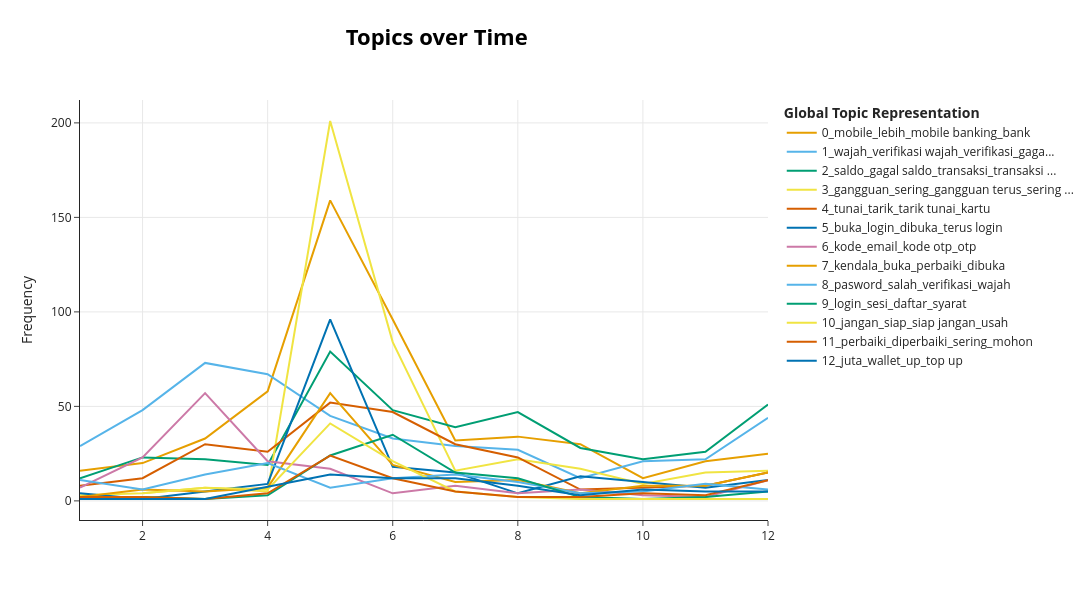

Notebook code cell kept with this figure:
### Code cell
# === Section 8.4: BERTopic native topics_over_time visualization ===

# Plot semua 13 topics (exclude outlier secara default di BERTopic API)
fig_native = topic_model_phase_c.visualize_topics_over_time(
    topics_over_time,
    top_n_topics=13,        # Show all 13 topics
    width=1200,
    height=600,
)
fig_native.show()

### Figure 1 — Plotly figure (JSON) as saved in the notebook; plotly's stock layout.template omitted (floating-point values rounded to 4 significant figures)
{"data": [{"hoverinfo": "text", "hovertext": ["<b>Topic 0</b><br>Words: mobile, lebih, fitur, mobile banking, kan", "<b>Topic 0</b><br>Words: mobile, lebih, mobile banking, mutasi, fitur", "<b>Topic 0</b><br>Words: mobile, mobile banking, lebih, lengkap, bank", "<b>Topic 0</b><br>Words: mobile, lebih, mobile banking, transaksi, pakai", "<b>Topic 0</b><br>Words: mobile, lebih, mobile banking, bank, pakai", "<b>Topic 0</b><br>Words: mobile, lebih, mobile banking, transaksi, pakai", "<b>Topic 0</b><br>Words: lebih, mobile, bank, pakai, transaksi", "<b>Topic 0</b><br>Words: mobile, mobile banking, lebih, lengkap, bank", "<b>Topic 0</b><br>Words: mobile, lebih, mobile banking, transaksi, bagus", "<b>Topic 0</b><br>Words: mobile, pakai, dokumen, rekening, menu", "<b>Topic 0</b><br>Words: mobile, lebih, kerja, mobile banking, bank", "<b>Topic 0</b><br>Words: mobile, lebih, bank, mobile banking, rekening"], "marker": {"color": "#E69F00"}, "mode": "lines", "name": "0_mobile_lebih_mobile banking_bank", "type": "scatter", "x": [1, 2, 3, 4, 5, 6, 7, 8, 9, 10, 11, 12], "y": [16, 20, 33, 58, 159, 96, 32, 34, 30, 12, 21, 25]}, {"hoverinfo": "text", "hovertext": ["<b>Topic 1</b><br>Words: wajah, verifikasi wajah, verifikasi, wajah gagal, gagal terus", "<b>Topic 1</b><br>Words: wajah, verifikasi wajah, verifikasi, gagal terus, mengikuti", "<b>Topic 1</b><br>Words: wajah, verifikasi wajah, verifikasi, gagal terus, wajah gagal", "<b>Topic 1</b><br>Words: wajah, verifikasi wajah, verifikasi, gagal terus, wajah gagal", "<b>Topic 1</b><br>Words: wajah, verifikasi wajah, verifikasi, gagal terus, verivikasi", "<b>Topic 1</b><br>Words: wajah, verifikasi wajah, verifikasi, gagal terus, wajah gagal", "<b>Topic 1</b><br>Words: wajah, verifikasi wajah, verifikasi, wajah susah, gagal terus", "<b>Topic 1</b><br>Words: wajah, verifikasi, verifikasi wajah, gagal terus, wajah gagal", "<b>Topic 1</b><br>Words: wajah, verifikasi wajah, verifikasi, gagal terus, wajah gagal", "<b>Topic 1</b><br>Words: wajah, verifikasi wajah, verifikasi, kedip, selalu gagal", "<b>Topic 1</b><br>Words: wajah, verifikasi, verifikasi wajah, gagal terus, wajah gagal", "<b>Topic 1</b><br>Words: wajah, verifikasi wajah, verifikasi, gagal terus, wajah susah"], "marker": {"color": "#56B4E9"}, "mode": "lines", "name": "1_wajah_verifikasi wajah_verifikasi_gaga...", "type": "scatter", "x": [1, 2, 3, 4, 5, 6, 7, 8, 9, 10, 11, 12], "y": [29, 48, 73, 67, 45, 33, 29, 27, 12, 21, 22, 44]}, {"hoverinfo": "text", "hovertext": ["<b>Topic 2</b><br>Words: saldo, tanya, gagal saldo, pengembalian, isi", "<b>Topic 2</b><br>Words: saldo, transaksi, gagal saldo, pulsa, transaksi gagal", "<b>Topic 2</b><br>Words: saldo, gagal saldo, transaksi, transaksi gagal, berkurang", "<b>Topic 2</b><br>Words: saldo, gagal saldo, berkurang, uang, transfer", "<b>Topic 2</b><br>Words: saldo, gagal saldo, transaksi, transaksi gagal, token", "<b>Topic 2</b><br>Words: saldo, transaksi, terpotong, gagal saldo, saldo terpotong", "<b>Topic 2</b><br>Words: saldo, gagal saldo, transaksi, berkurang, transaksi gagal", "<b>Topic 2</b><br>Words: saldo, transaksi, gagal saldo, transaksi gagal, terpotong", "<b>Topic 2</b><br>Words: saldo, gagal saldo, transaksi, berkurang, pulsa", "<b>Topic 2</b><br>Words: saldo, gagal saldo, pulsa, transaksi, transaksi gagal", "<b>Topic 2</b><br>Words: saldo, transaksi, gagal saldo, kepotong, uang", "<b>Topic 2</b><br>Words: saldo, gagal saldo, transaksi, kepotong, transaksi gagal"], "marker": {"color": "#009E73"}, "mode": "lines", "name": "2_saldo_gagal saldo_transaksi_transaksi ...", "type": "scatter", "x": [1, 2, 3, 4, 5, 6, 7, 8, 9, 10, 11, 12], "y": [12, 23, 22, 19, 79, 48, 39, 47, 28, 22, 26, 51]}, {"hoverinfo": "text", "hovertext": ["<b>Topic 3</b><br>Words: becus kerjanya, proses daftar, daftar banyak, perbaiki data, pengambilan foto", "<b>Topic 3</b><br>Words: karuan, parah jelas, gangguan bagaimana, error parah, bermutu", "<b>Topic 3</b><br>Words: awalnya, sering, sering error, tiba jadi, otpnya mau", "<b>Topic 3</b><br>Words: sering, bug qris, blank, updte, gj", "<b>Topic 3</b><br>Words: gangguan, sering, perbaikan, maintenance, gangguan terus", "<b>Topic 3</b><br>Words: gangguan, sering, sering error, sering gangguan, gangguan terus", "<b>Topic 3</b><br>Words: sering, gangguan, perbaikan, sering error, malam", "<b>Topic 3</b><br>Words: gangguan, sering, gangguan terus, malam, sering error", "<b>Topic 3</b><br>Words: sering, gangguan, gangguan terus, sering error, perbaiki", "<b>Topic 3</b><br>Words: gangguan, sering, berjam jam, ganguan, berjam", "<b>Topic 3</b><br>Words: sering, gangguan, ruwet, gangguan terus, sering error", "<b>Topic 3</b><br>Words: gangguan, sering, jam, gangguan terus, terlalu"], "marker": {"color": "#F0E442"}, "mode": "lines", "name": "3_gangguan_sering_gangguan terus_sering ...", "type": "scatter", "x": [1, 2, 3, 4, 5, 6, 7, 8, 9, 10, 11, 12], "y": [3, 4, 7, 5, 201, 84, 16, 22, 17, 9, 15, 16]}, {"hoverinfo": "text", "hovertext": ["<b>Topic 4</b><br>Words: tunai, tarik, tarik tunai, setor, kartu", "<b>Topic 4</b><br>Words: tunai, tarik, tarik tunai, kartu, tunai kartu", "<b>Topic 4</b><br>Words: tunai, tarik, tarik tunai, kartu, setor", "<b>Topic 4</b><br>Words: tunai, tarik, tarik tunai, kartu, tunai kartu", "<b>Topic 4</b><br>Words: tunai, tarik, tarik tunai, kartu, tunai kartu", "<b>Topic 4</b><br>Words: tunai, tarik, tarik tunai, kartu, tunai kartu", "<b>Topic 4</b><br>Words: tarik, tunai, tarik tunai, kartu, tunai kartu", "<b>Topic 4</b><br>Words: tunai, tarik, tarik tunai, kartu, tunai kartu", "<b>Topic 4</b><br>Words: tunai, tarik, setor tunai, setor, tarik tunai", "<b>Topic 4</b><br>Words: tunai, tarik, tarik tunai, kartu, setor", "<b>Topic 4</b><br>Words: tunai, tarik, tarik tunai, kartu, tunai kartu", "<b>Topic 4</b><br>Words: tunai, kartu, tarik, tunai kartu, setor"], "marker": {"color": "#D55E00"}, "mode": "lines", "name": "4_tunai_tarik_tarik tunai_kartu", "type": "scatter", "x": [1, 2, 3, 4, 5, 6, 7, 8, 9, 10, 11, 12], "y": [8, 12, 30, 26, 52, 47, 30, 23, 6, 7, 8, 15]}, {"hoverinfo": "text", "hovertext": ["<b>Topic 5</b><br>Words: terus sore, mondr, sore hari, tentukan, pas dibutuhkan", "<b>Topic 5</b><br>Words: buka, login, dibuka, terus login, sekarang", "<b>Topic 5</b><br>Words: biasa buat, login buat, transfer login, buka tiba, tiba perbaikan", "<b>Topic 5</b><br>Words: buka, login, terus tampilan, buka sekarang, buka bacaan", "<b>Topic 5</b><br>Words: buka, login, dibuka, pagi, buka buka", "<b>Topic 5</b><br>Words: buka, login, terus login, dibuka, gangguan", "<b>Topic 5</b><br>Words: buka, login, error terus, dibuka, login error", "<b>Topic 5</b><br>Words: min buka, dibuka aneh, enggak instal, crash, barusan", "<b>Topic 5</b><br>Words: buka, buka sama, login, kacau hari, stok", "<b>Topic 5</b><br>Words: buka, digunakan buka, privikasi, privikasi wajah, donload", "<b>Topic 5</b><br>Words: buka, login pakai, hari kebuka, buka sejak, respon buka", "<b>Topic 5</b><br>Words: buka, buka instal, pilihan kabupaten, buka masuk, mau install"], "marker": {"color": "#0072B2"}, "mode": "lines", "name": "5_buka_login_dibuka_terus login", "type": "scatter", "x": [1, 2, 3, 4, 5, 6, 7, 8, 9, 10, 11, 12], "y": [4, 1, 5, 9, 96, 18, 15, 4, 13, 10, 7, 11]}, {"hoverinfo": "text", "hovertext": ["<b>Topic 6</b><br>Words: kode, email, kode otp, otp, verifikasi email", "<b>Topic 6</b><br>Words: kode, kode otp, otp, email, verifikasi email", "<b>Topic 6</b><br>Words: kode, email, kode otp, otp, verifikasi email", "<b>Topic 6</b><br>Words: kode, kode otp, otp, email, kode kode", "<b>Topic 6</b><br>Words: kode, kode otp, otp, email, kode kode", "<b>Topic 6</b><br>Words: kode, kode otp, otp, email, kode kode", "<b>Topic 6</b><br>Words: kode, email, kode otp, otp, kode kode", "<b>Topic 6</b><br>Words: kode, email, kode otp, otp, kode kode", "<b>Topic 6</b><br>Words: kode, kode otp, otp, kode kode, email", "<b>Topic 6</b><br>Words: kode, kode otp, otp, email, kode kode", "<b>Topic 6</b><br>Words: kode, dimasuki malah, jarang muncul, kode otp, otp", "<b>Topic 6</b><br>Words: kode, kode otp, otp, email, kode kode"], "marker": {"color": "#CC79A7"}, "mode": "lines", "name": "6_kode_email_kode otp_otp", "type": "scatter", "x": [1, 2, 3, 4, 5, 6, 7, 8, 9, 10, 11, 12], "y": [7, 23, 57, 21, 17, 4, 8, 4, 6, 3, 2, 11]}, {"hoverinfo": "text", "hovertext": ["<b>Topic 7</b><br>Words: jaringan, dibuka, coba sering, perbaikan katanya, sama padahal", "<b>Topic 7</b><br>Words: coba, kendala, instal, perbaiki, mohon", "<b>Topic 7</b><br>Words: terkendala sistem, samsung, dipakek, terkendala, mau buka", "<b>Topic 7</b><br>Words: sedikit kendala, kendala, sedikit, dibuka, yuk coba", "<b>Topic 7</b><br>Words: buka, sedang, kendala, dibuka, perbaikan", "<b>Topic 7</b><br>Words: kendala, perbaiki, dibuka, aksesibilitas, sedikit kendala", "<b>Topic 7</b><br>Words: kendala, perbaiki, buka, coba, tetap", "<b>Topic 7</b><br>Words: buka, hapus, instal, perbaiki, kendala", "<b>Topic 7</b><br>Words: mengunakan, ngebug, sedang, wifi, dibuka", "<b>Topic 7</b><br>Words: buka, transaksi buka, bersihkan, coba, tulisan", "<b>Topic 7</b><br>Words: pakai wifi, buka, wifi, pakai, kesal", "<b>Topic 7</b><br>Words: kendala, perbaiki, buka, sedikit kendala, tim"], "marker": {"color": "#E69F00"}, "mode": "lines", "name": "7_kendala_buka_perbaiki_dibuka", "type": "scatter", "x": [1, 2, 3, 4, 5, 6, 7, 8, 9, 10, 11, 12], "y": [2, 6, 5, 7, 57, 19, 10, 11, 4, 8, 8, 15]}, {"hoverinfo": "text", "hovertext": ["<b>Topic 8</b><br>Words: verifikasi, wajah, salah, ktp, verifikasi wajah", "<b>Topic 8</b><br>Words: pin, password, salah, verifikasi, pas", "<b>Topic 8</b><br>Words: wajah, verifikasi, salah, pin, password", "<b>Topic 8</b><br>Words: pasword, salah, pin, ganti, password", "<b>Topic 8</b><br>Words: sidik, jari, sidik jari, salah, pin", "<b>Topic 8</b><br>Words: salah, pasword, pin, verifikasi, ganti", "<b>Topic 8</b><br>Words: wajah, salah, pin, verifikasi, pasword", "<b>Topic 8</b><br>Words: verifikasi, wajah, verifikasi wajah, pasword, salah", "<b>Topic 8</b><br>Words: tlong perbaiki, verifikasi, pin, coba, tlong", "<b>Topic 8</b><br>Words: wajah, verifikasi, verifikasi wajah, hadap, gagal gagal", "<b>Topic 8</b><br>Words: pasword, sidik, salah, memasukkan, password", "<b>Topic 8</b><br>Words: pasword, salah, verifikasi, wajah, verifikasi wajah"], "marker": {"color": "#56B4E9"}, "mode": "lines", "name": "8_pasword_salah_verifikasi_wajah", "type": "scatter", "x": [1, 2, 3, 4, 5, 6, 7, 8, 9, 10, 11, 12], "y": [11, 6, 14, 20, 7, 12, 14, 10, 4, 5, 9, 6]}, {"hoverinfo": "text", "hovertext": ["<b>Topic 9</b><br>Words: daftar sangat, selalu disuruh, hari login, susahh, login login", "<b>Topic 9</b><br>Words: besoknya, buat pertama, buka muter, kendala foto, waktu buat", "<b>Topic 9</b><br>Words: password kayak, digunakan akun, lama digunakan, ter, mendaftar", "<b>Topic 9</b><br>Words: expired, arab, daftar, sesi, login", "<b>Topic 9</b><br>Words: syarat, login, sesi, daftar, berakhir", "<b>Topic 9</b><br>Words: login, sesi, syarat, berakhir, muncul", "<b>Topic 9</b><br>Words: login, daftar, sesi, syarat, ketentuan", "<b>Topic 9</b><br>Words: login, daftar, sesi, akun, punya akun", "<b>Topic 9</b><br>Words: login, mau login, daftar, kayak jelas, jelas pasword", "<b>Topic 9</b><br>Words: password, password sesuai, dikenakan, dipastikan, parahnya", "<b>Topic 9</b><br>Words: bagaimana pas, data semua, registrasi selesai, bikin bagaimana, sama malah", "<b>Topic 9</b><br>Words: daftar, awal, login, sendiri, keluar sendiri"], "marker": {"color": "#009E73"}, "mode": "lines", "name": "9_login_sesi_daftar_syarat", "type": "scatter", "x": [1, 2, 3, 4, 5, 6, 7, 8, 9, 10, 11, 12], "y": [1, 2, 1, 3, 24, 35, 15, 12, 2, 1, 2, 5]}, {"hoverinfo": "text", "hovertext": ["<b>Topic 10</b><br>Words: diluncurin, siap, jangan, segala, memang", "<b>Topic 10</b><br>Words: jangan, siap, usah, siap jangan, apaan", "<b>Topic 10</b><br>Words: siap, jangan, usah, gangguan terus, terus menghambat", "<b>Topic 10</b><br>Words: jangan, siap, siap jangan, usah, rilis", "<b>Topic 10</b><br>Words: jangan, siap, siap jangan, enggak, usah", "<b>Topic 10</b><br>Words: jangan, jangan launching, launching, siap, siap jangan", "<b>Topic 10</b><br>Words: jangan, jangan setengah, bikin jangan, jangan rilis, sempurna jangan", "<b>Topic 10</b><br>Words: selalu lemot, bikin usah, usah bikin, niat bikin, bikin", "<b>Topic 10</b><br>Words: siap, bener siap, siap buka, buka menu, ujung pakai", "<b>Topic 10</b><br>Words: rilis, selesai, jangan, siap, siap jangan", "<b>Topic 10</b><br>Words: lama lemot, jangan memaksakan, sekali sering, lama jangan, lemot sekali"], "marker": {"color": "#F0E442"}, "mode": "lines", "name": "10_jangan_siap_siap jangan_usah", "type": "scatter", "x": [2, 3, 4, 5, 6, 7, 8, 9, 10, 11, 12], "y": [4, 7, 6, 41, 21, 5, 2, 1, 1, 1, 1]}, {"hoverinfo": "text", "hovertext": ["<b>Topic 11</b><br>Words: bug, malah bug, cepat, bug parah, sistem perbaiki", "<b>Topic 11</b><br>Words: uang dong, dong benahi, pertimbangkan, gagal kirim, benahi", "<b>Topic 11</b><br>Words: selalu ganguan, kurang nyaman, tingkatkan, ganguan, sistemnya", "<b>Topic 11</b><br>Words: diperbaiki, masuk hapus, perbaikan perhatikan, masalah perbaikan, layanannya", "<b>Topic 11</b><br>Words: perbaiki, diperbaiki, mohon, sering, segera", "<b>Topic 11</b><br>Words: sering, perbaiki, diperbaiki, mohon, sering error", "<b>Topic 11</b><br>Words: lemot, berulang kali, berulang, perbaiki, diperbaiki", "<b>Topic 11</b><br>Words: bikin jadi, sukanya bermasalah, sering gunakan, buat malu, jadi nyaman", "<b>Topic 11</b><br>Words: dikit, kondisikan, ulang perbaiki, bug update, kebanyakan bug", "<b>Topic 11</b><br>Words: diperbaiki, perbaiki, sering, tampilan logo, jauh mohon", "<b>Topic 11</b><br>Words: sangat sayangkan, sayangkan, gagal perbaiki, terus lah, transfer sering", "<b>Topic 11</b><br>Words: perbaiki, diperbaiki, perbaiki sangat, susah dibuka, mohon"], "marker": {"color": "#D55E00"}, "mode": "lines", "name": "11_perbaiki_diperbaiki_sering_mohon", "type": "scatter", "x": [1, 2, 3, 4, 5, 6, 7, 8, 9, 10, 11, 12], "y": [2, 2, 1, 4, 24, 12, 5, 2, 2, 4, 3, 11]}, {"hoverinfo": "text", "hovertext": ["<b>Topic 12</b><br>Words: tranfer, tranfer rek, dplk simponi, bintangnya, simponi", "<b>Topic 12</b><br>Words: mana transfer, trss, aneh mana, gabisaa, via virtual", "<b>Topic 12</b><br>Words: sama setoran, serba salah, menu penarikan, penarikan sama, skalian", "<b>Topic 12</b><br>Words: juta, wallet, up, top up, top", "<b>Topic 12</b><br>Words: juta, wallet, top up, up, top", "<b>Topic 12</b><br>Words: top up, up, top, wallet, juta", "<b>Topic 12</b><br>Words: juta, wallet, top up, up, top", "<b>Topic 12</b><br>Words: limit, top up, top, up, perhari", "<b>Topic 12</b><br>Words: juta, lebih juta, top up, up, top", "<b>Topic 12</b><br>Words: limitnya, limit, top up, up, top", "<b>Topic 12</b><br>Words: juta, wallet, rp, up, top up"], "marker": {"color": "#0072B2"}, "mode": "lines", "name": "12_juta_wallet_up_top up", "type": "scatter", "x": [1, 2, 3, 5, 6, 7, 8, 9, 10, 11, 12], "y": [1, 1, 1, 14, 12, 12, 8, 3, 6, 5, 5]}], "layout": {"height": 600, "hoverlabel": {"bgcolor": "white", "font": {"family": "Rockwell", "size": 16}}, "legend": {"title": {"text": "<b>Global Topic Representation"}}, "title": {"font": {"color": "Black", "size": 22}, "text": "<b>Topics over Time</b>", "x": 0.4, "xanchor": "center", "y": 0.95, "yanchor": "top"}, "width": 1200, "xaxis": {"showgrid": true}, "yaxis": {"showgrid": true, "title": {"text": "Frequency"}}}}
